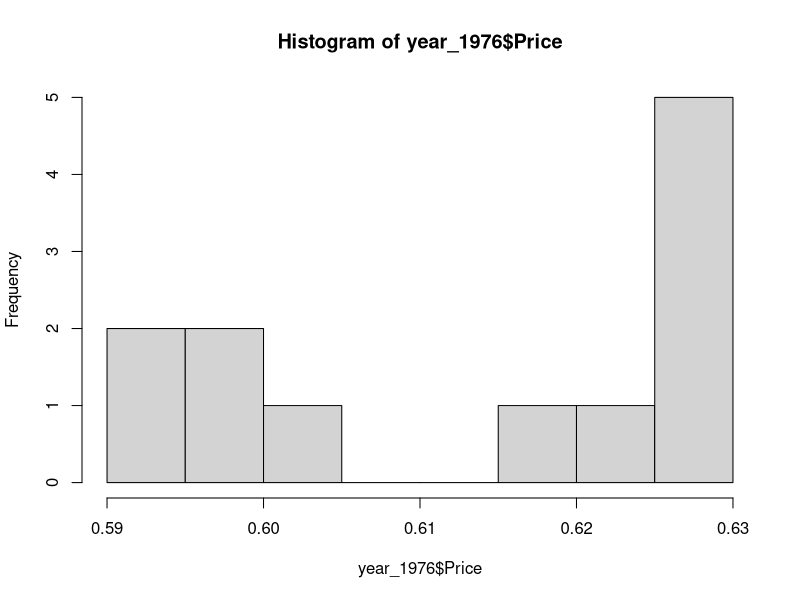
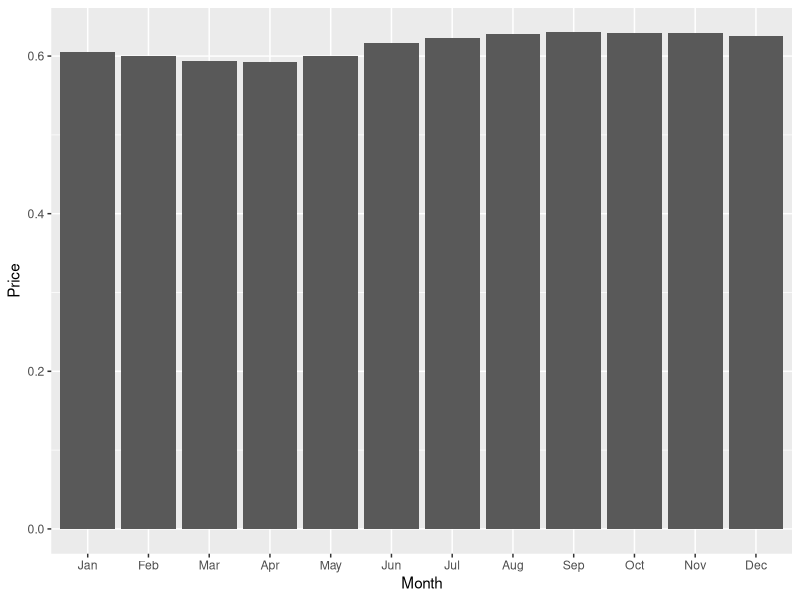
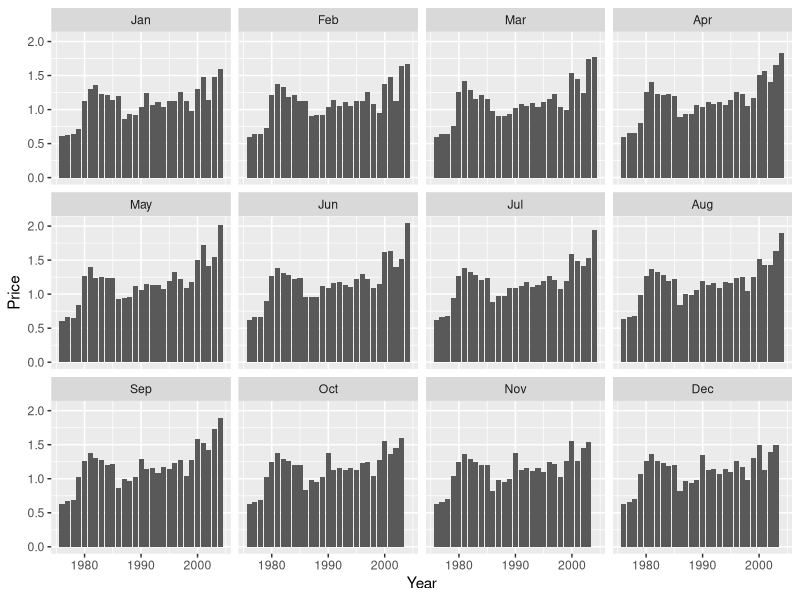

R code for these plots, in order: (Note: this script raises an error after producing the figures.)
## ---- chunk 1
library(readxl)
library(tidyr)
library(ggplot2)
library(dplyr)
## ---- chunk 2
gasoline_wide = read_xlsx("gasoline_price.xlsx")
gasoline = gather(gasoline_wide, key = "Month", value = "Price", Jan:Dec)

gasoline$Month = as.factor(gasoline$Month)
gasoline$Month = factor(gasoline$Month, levels = c("Jan", "Feb", "Mar", "Apr", "May", "Jun", "Jul", "Aug", "Sep", "Oct", "Nov", "Dec"))
## ---- chunk 3
year_1976 = gasoline[gasoline$Year == "1976",]
hist(year_1976$Price, breaks = 12)
ggplot(year_1976) + geom_bar(aes(x = Month, y = Price), stat = "identity")


ggplot(gasoline) + geom_bar(aes(x = Year,y = Price), stat = "identity") + facet_wrap("Month")
## ---- chunk 4

gasoline = gasoline %>% group_by(Month) %>% mutate("diff_between_months" = c(NA, diff(Price)))
gasoline = gasoline %>% group_by(Year) %>% mutate("diff_between_years" = c(NA, diff(Price)))

ggplot(gasoline) + geom_bar(aes(x = Year,y = diff_year), stat = "identity") + facet_wrap("Month") + theme(axis.text.x = element_text(angle = 60, hjust = 1))

ggplot(gasoline) + geom_bar(aes(x = Month,y = diff_month), stat = "identity") + facet_wrap("Year") + theme(axis.text.x = element_text(angle = 60, hjust = 1))

## ---- chunk 5
gasoline_1976 = gasoline[gasoline$Year == "1976",]

gasoline_1976$Month = factor(gasoline_1976$Month, levels = c("Jan", "Feb", "Mar", "Apr", "May", "Jun", "Jul", "Aug", "Sep", "Oct", "Nov", "Dec"))
gasoline_1976$Month

ggplot(gasoline_1976) + geom_bar(aes(x = Month,y = diff_month), stat = "identity")
